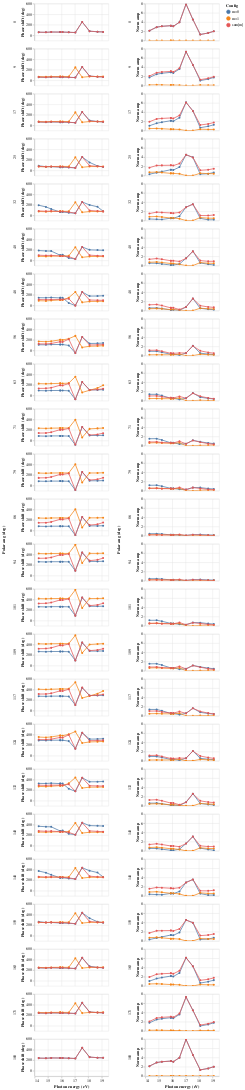

The notebook cell saved with this chart:
### Code cell
df = fitted.reset_index()
df["Polar ang (deg)"] = df["Polar ang (deg)"].round()
df = df[df["Polar ang (deg)"] != 90]

base = (
    alt
    .Chart(df)
    .mark_line(point=True)
    .properties(height=100, width=200)
    .interactive(bind_x=False)
)
(
    base
    .encode(
        x="Photon energy (eV)",
        y="Phase shift (deg)",
        color="Config",
        )
    .facet(row="Polar ang (deg)")
    | base
    .encode(
        x="Photon energy (eV)",
        y="Norm amp",
        color="Config",
        )
    .facet(row="Polar ang (deg)")
)

### Figure 1 — Vega-Lite specification as saved in the notebook (floating-point values rounded to 4 significant figures; data arrays with more than 128 entries replaced by an {"elided": "..."} marker saying what was removed)
{"$schema": "https://vega.github.io/schema/vega-lite/v2.6.0.json", "config": {"view": {"height": 300, "width": 400}}, "datasets": {"data-aa41213bd3d5ef63b2a32c2f337461c5": {"elided": "864 records"}}, "hconcat": [{"data": {"name": "data-aa41213bd3d5ef63b2a32c2f337461c5"}, "facet": {"row": {"field": "Polar ang (deg)", "type": "quantitative"}}, "spec": {"encoding": {"color": {"field": "Config", "type": "nominal"}, "x": {"field": "Photon energy (eV)", "type": "quantitative"}, "y": {"field": "Phase shift (deg)", "type": "quantitative"}}, "height": 100, "mark": {"point": true, "type": "line"}, "selection": {"selector003": {"bind": "scales", "encodings": ["y"], "mark": {"fill": "#333", "fillOpacity": 0.125, "stroke": "white"}, "on": "[mousedown, window:mouseup] > window:mousemove!", "resolve": "global", "translate": "[mousedown, window:mouseup] > window:mousemove!", "type": "interval", "zoom": "wheel!"}}, "width": 200}}, {"data": {"name": "data-aa41213bd3d5ef63b2a32c2f337461c5"}, "facet": {"row": {"field": "Polar ang (deg)", "type": "quantitative"}}, "spec": {"encoding": {"color": {"field": "Config", "type": "nominal"}, "x": {"field": "Photon energy (eV)", "type": "quantitative"}, "y": {"field": "Norm amp", "type": "quantitative"}}, "height": 100, "mark": {"point": true, "type": "line"}, "selection": {"selector003": {"bind": "scales", "encodings": ["y"], "mark": {"fill": "#333", "fillOpacity": 0.125, "stroke": "white"}, "on": "[mousedown, window:mouseup] > window:mousemove!", "resolve": "global", "translate": "[mousedown, window:mouseup] > window:mousemove!", "type": "interval", "zoom": "wheel!"}}, "width": 200}}]}
